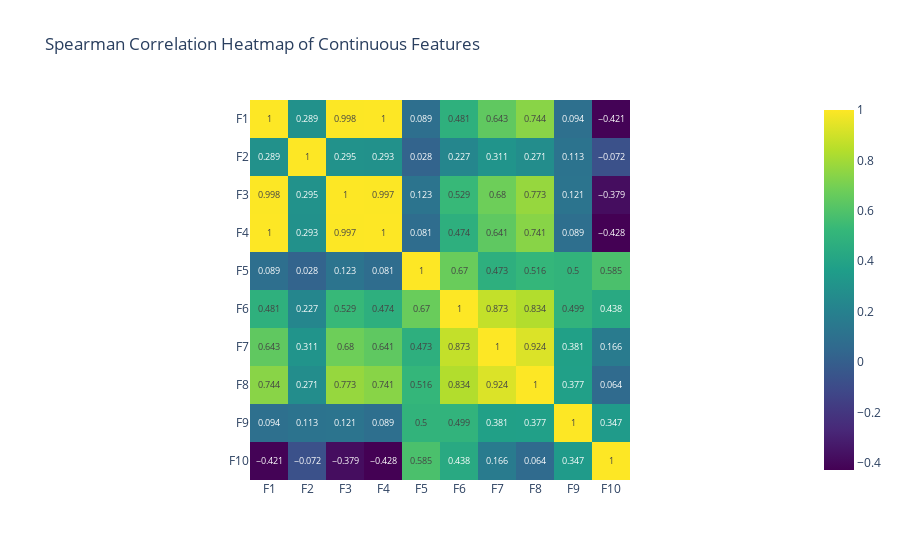

The cell this chart's notebook holds for it:
### Code cell
# correlation heatmap
spearman_correlation_matrix = eda.correlations(sample_df, type="spearman", printout="heatmap")

### Figure 1 — Plotly figure (JSON) as saved in the notebook; plotly's stock layout.template omitted (floating-point values rounded to 4 significant figures)
{"data": [{"coloraxis": "coloraxis", "hovertemplate": "x: %{x}<br>y: %{y}<br>color: %{z}<extra></extra>", "name": "0", "texttemplate": "%{z}", "type": "heatmap", "x": ["F1", "F2", "F3", "F4", "F5", "F6", "F7", "F8", "F9", "F10"], "xaxis": "x", "y": ["F1", "F2", "F3", "F4", "F5", "F6", "F7", "F8", "F9", "F10"], "yaxis": "y", "z": [[1, 0.289, 0.998, 1, 0.089, 0.481, 0.643, 0.744, 0.094, -0.421], [0.289, 1, 0.295, 0.293, 0.028, 0.227, 0.311, 0.271, 0.113, -0.072], [0.998, 0.295, 1, 0.997, 0.123, 0.529, 0.68, 0.773, 0.121, -0.379], [1, 0.293, 0.997, 1, 0.081, 0.474, 0.641, 0.741, 0.089, -0.428], [0.089, 0.028, 0.123, 0.081, 1, 0.67, 0.473, 0.516, 0.5, 0.585], [0.481, 0.227, 0.529, 0.474, 0.67, 1, 0.873, 0.834, 0.499, 0.438], [0.643, 0.311, 0.68, 0.641, 0.473, 0.873, 1, 0.924, 0.381, 0.166], [0.744, 0.271, 0.773, 0.741, 0.516, 0.834, 0.924, 1, 0.377, 0.064], [0.094, 0.113, 0.121, 0.089, 0.5, 0.499, 0.381, 0.377, 1, 0.347], [-0.421, -0.072, -0.379, -0.428, 0.585, 0.438, 0.166, 0.064, 0.347, 1]]}], "layout": {"coloraxis": {"colorscale": [[0, "#440154"], [0.1111, "#482878"], [0.2222, "#3e4989"], [0.3333, "#31688e"], [0.4444, "#26828e"], [0.5556, "#1f9e89"], [0.6667, "#35b779"], [0.7778, "#6ece58"], [0.8889, "#b5de2b"], [1, "#fde725"]]}, "title": {"text": "Spearman Correlation Heatmap of Continuous Features"}, "xaxis": {"anchor": "y", "constrain": "domain", "domain": [0, 1], "scaleanchor": "y"}, "yaxis": {"anchor": "x", "autorange": "reversed", "constrain": "domain", "domain": [0, 1]}}}
